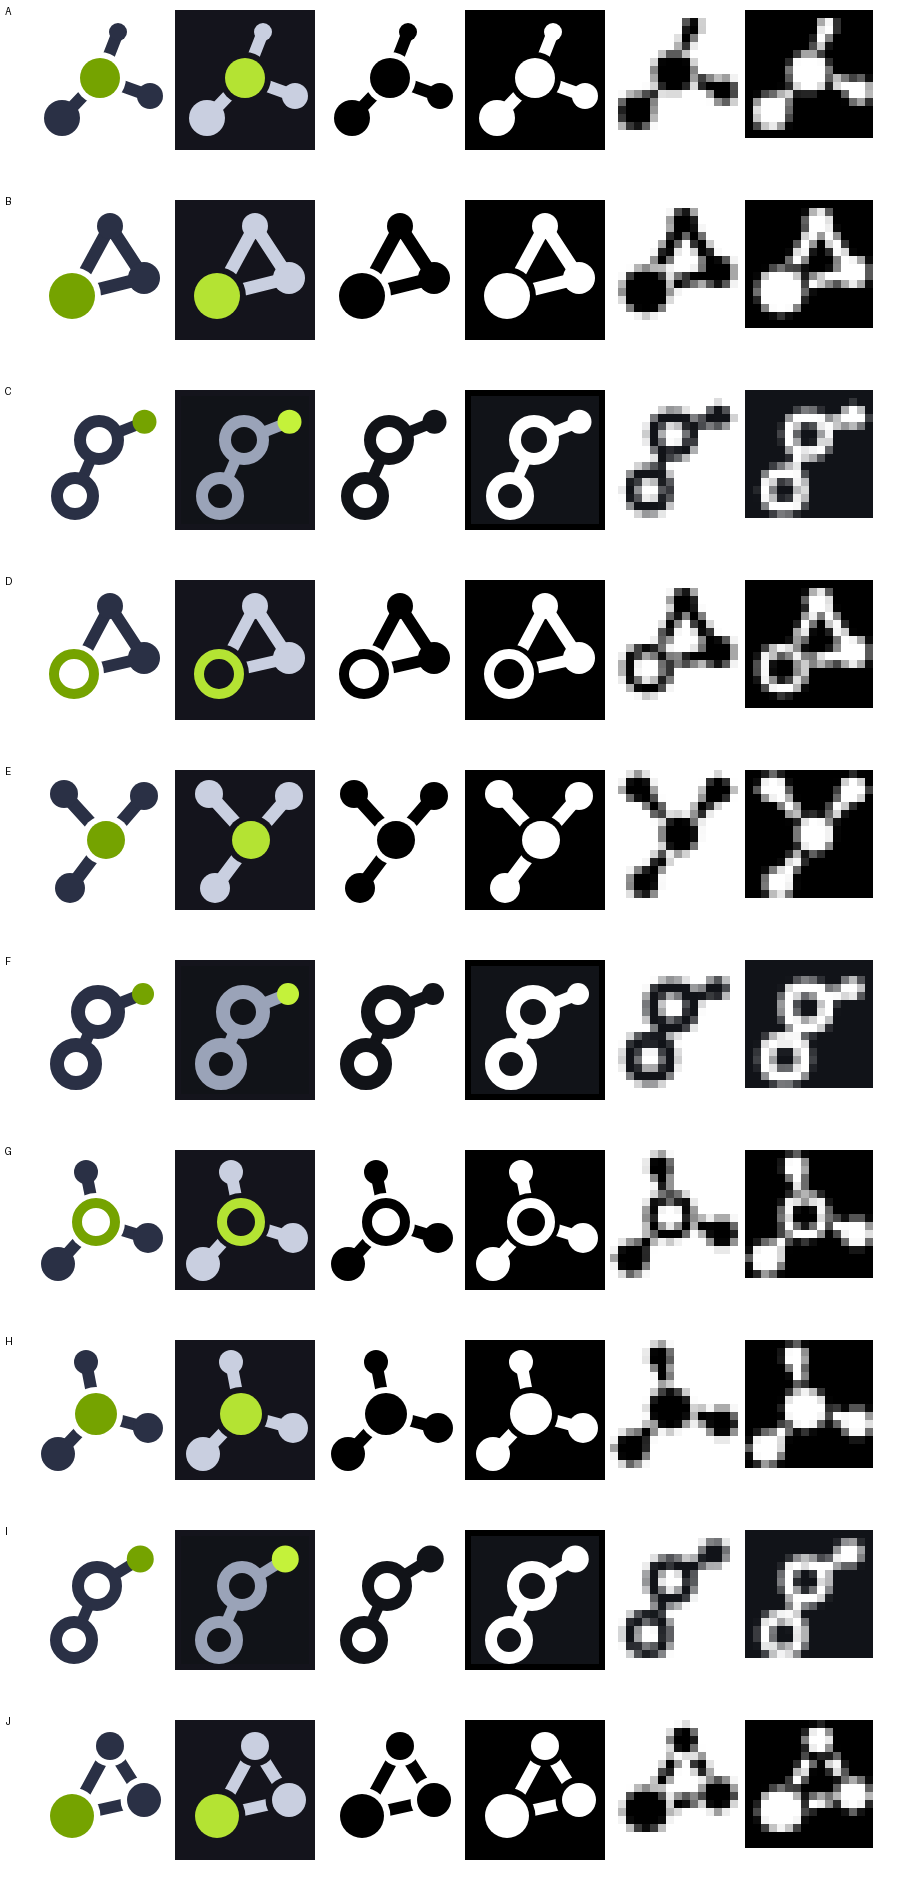

This chart was generated by the following Python code:
from PIL import Image, ImageDraw
import os, random, json
R=os.path.join(os.path.dirname(os.path.abspath(__file__)), '..', '')
c={'3B':R+'3B-variations/png/3B-','R1':R+'3B-variations/png/R1-','R2':R+'3B-variations/png/R2-'}
for g in ['G1','G2','G3','G4','G5','G6','G7']: c[g]=R+'graph-marks/'+g+'/png/'
keys=list(c); random.seed(7); random.shuffle(keys)
lab={k:chr(65+i) for i,k in enumerate(keys)}
json.dump(lab,open(R+'panel-netsci/key.json','w'))
def p(k,var,s):
    if k in('3B','R1','R2'): return c[k]+{'col':'ink-lime-light','dark':'ink-lime-dark','mono':'mono','monod':'mono-dark'}[var]+'-%d.png'%s
    return c[k]+{'col':'mark-P1','dark':'mark-P1-dark','mono':'mark-mono','monod':'mark-mono-white'}[var]+'-%d.png'%s
W=Image.new('RGB',(900,190*len(keys)),'white'); d=ImageDraw.Draw(W)
for i,k in enumerate(keys):
    y=i*190; d.text((5,y+5),lab[k],fill='black')
    x=30
    for var,bg in [('col','white'),('dark','#14141c'),('mono','white'),('monod','black')]:
        box=Image.new('RGB',(140,140),bg)
        try:
            im=Image.open(p(k,var,128)).convert('RGBA'); box.paste(im,(6,6),im)
        except Exception as e: print(k,var,e)
        W.paste(box,(x,y+10)); x+=145
    for var,bg in [('mono','white'),('monod','black')]:
        try:
            im=Image.open(p(k,var,16)).convert('RGBA'); b=Image.new('RGBA',im.size,bg); b.alpha_composite(im)
            W.paste(b.resize((128,128),Image.NEAREST),(x,y+10)); x+=135
        except Exception as e: print(k,var,e)
    for s,bg in[(16,'white'),(32,'white'),(64,'white')]:
        pass
W.save(R+'panel-netsci/sheet.png')
# actual-size strip
S=Image.new('RGB',(60*len(keys),110),'white'); d=ImageDraw.Draw(S)
for i,k in enumerate(keys):
    for j,(s,var) in enumerate([(16,'col'),(32,'col'),(64,'col')]):
        im=Image.open(p(k,var,s)).convert('RGBA'); S.paste(im,(i*60+2, [2,22,56][j] if s<64 else 40),im) if s<64 else None
    d.text((i*60+40,2),lab[k],fill='black')
S=S.resize((S.width*3,S.height*3),Image.NEAREST); S.save(R+'panel-netsci/actual.png')
